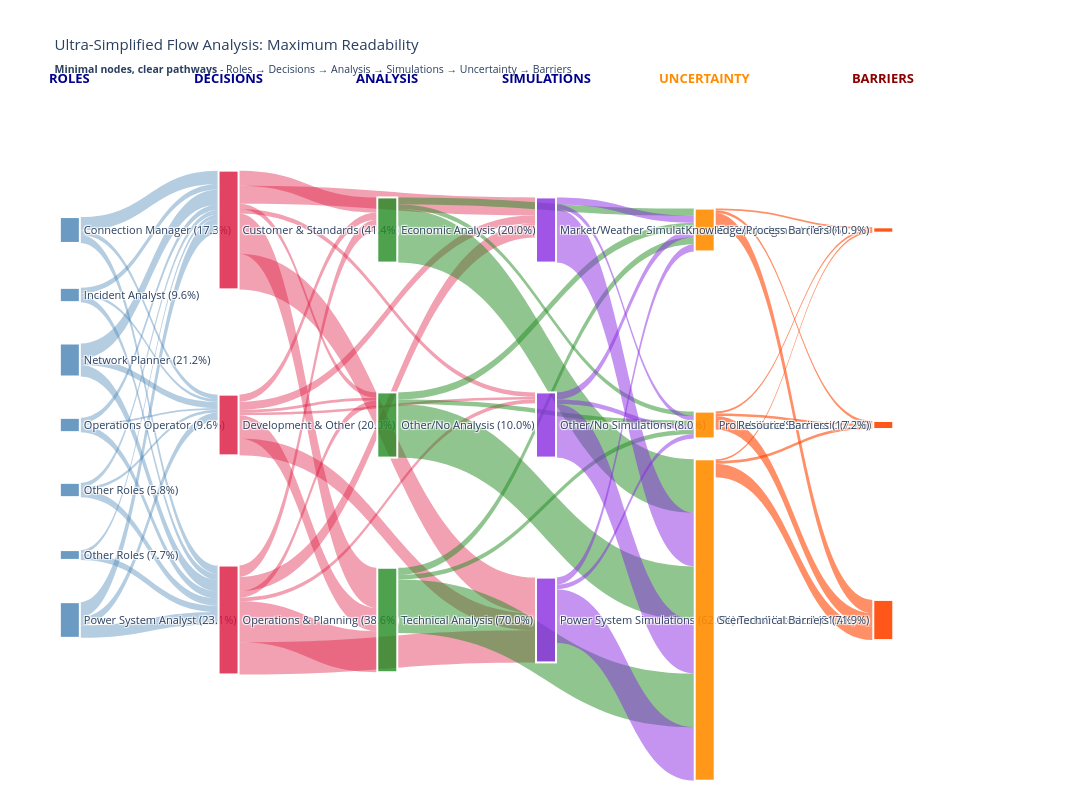
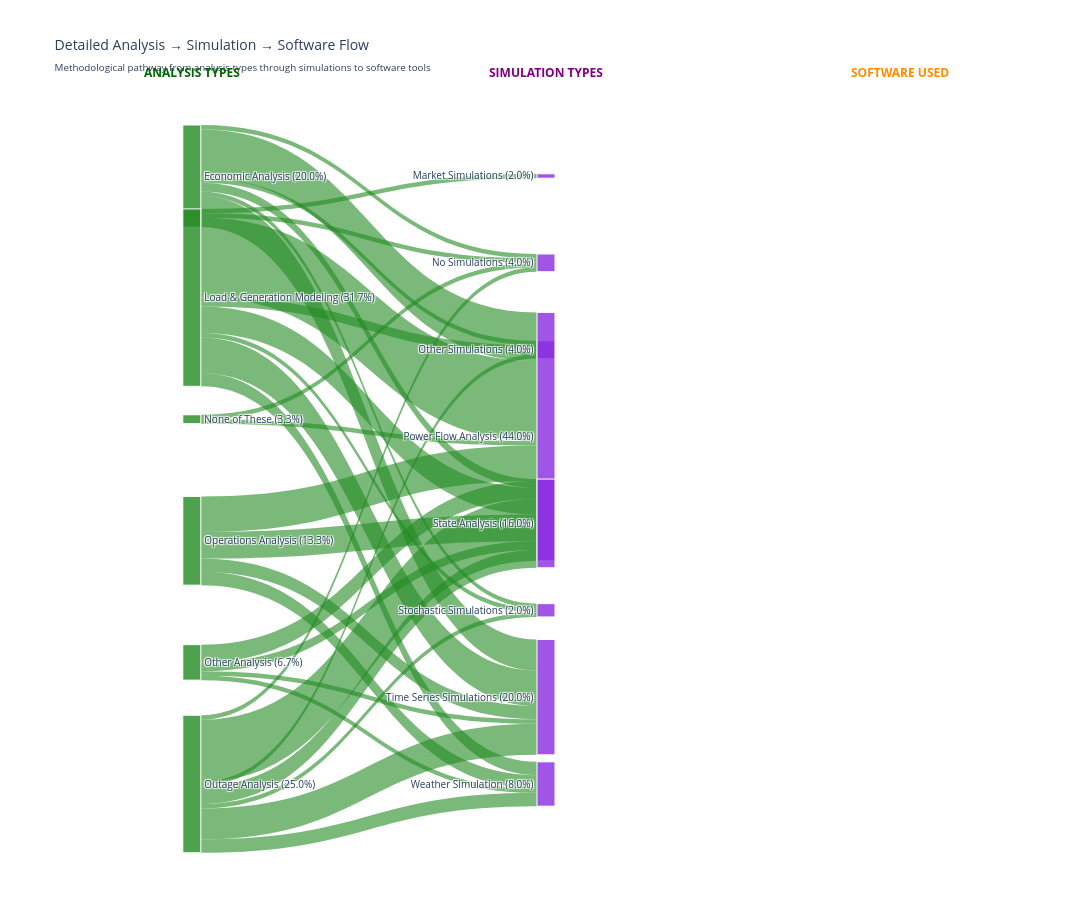

Notebook code for these charts, in order:
### Code cell
# 1. Create the ultra-simplified main Sankey
print("🎯 Creating Ultra-Simplified Main Sankey...")
ultra_simplified_flow_data = create_ultra_simplified_flow_data(
    df_enhanced, ROLE_MAPPINGS, DECISION_MAPPINGS, ANALYSIS_MAPPINGS, 
    SIMULATION_MAPPINGS, UNCERTAINTY_GROUP_MAP, BARRIERS_MAPPINGS
)

ultra_nodes, ultra_colors, ultra_positions = create_ultra_simplified_node_structure(ultra_simplified_flow_data)

# Build ultra-simplified Sankey
ultra_fig = go.Figure(data=[go.Sankey(
    node=dict(
        pad=40,  # Maximum padding for readability
        thickness=20,
        line=dict(color="white", width=2),
        label=ultra_nodes,
        color=ultra_colors,
        x=ultra_positions['x'],
        y=ultra_positions['y']
    ),
    link=dict(
        source=[ultra_nodes.index(flow['source']) for flow in ultra_simplified_flow_data if flow['source'] in ultra_nodes and flow['target'] in ultra_nodes],
        target=[ultra_nodes.index(flow['target']) for flow in ultra_simplified_flow_data if flow['source'] in ultra_nodes and flow['target'] in ultra_nodes],
        value=[flow['value'] for flow in ultra_simplified_flow_data if flow['source'] in ultra_nodes and flow['target'] in ultra_nodes],
        color=['rgba(70, 130, 180, 0.4)' if flow['flow_type'] == 'role_decision'
               else 'rgba(220, 20, 60, 0.4)' if flow['flow_type'] in ['decision_analysis', 'decision_simulation']
               else 'rgba(34, 139, 34, 0.5)' if flow['flow_type'] == 'analysis_uncertainty'
               else 'rgba(138, 43, 226, 0.5)' if flow['flow_type'] == 'simulation_uncertainty'
               else 'rgba(255, 69, 0, 0.6)' if flow['flow_type'] == 'uncertainty_barriers'
               else 'rgba(128, 128, 128, 0.4)'
               for flow in ultra_simplified_flow_data if flow['source'] in ultra_nodes and flow['target'] in ultra_nodes]
    )
)])

ultra_fig.update_layout(
    title_text="Ultra-Simplified Flow Analysis: Maximum Readability<br>" +
              "<sub><b>Minimal nodes, clear pathways</b> - Roles → Decisions → Analysis → Simulations → Uncertainty → Barriers</sub>",
    font_size=11,
    height=800,
    width=1600,
    margin=dict(l=50, r=50, t=100, b=50),
    annotations=[
        dict(x=0.02, y=1.05, text="<b>ROLES</b>", showarrow=False, 
             font=dict(size=13, color='darkblue'), xanchor='center'),
        dict(x=0.18, y=1.05, text="<b>DECISIONS</b>", showarrow=False,
             font=dict(size=13, color='darkblue'), xanchor='center'),
        dict(x=0.34, y=1.05, text="<b>ANALYSIS</b>", showarrow=False,
             font=dict(size=13, color='darkblue'), xanchor='center'),
        dict(x=0.50, y=1.05, text="<b>SIMULATIONS</b>", showarrow=False,
             font=dict(size=13, color='darkblue'), xanchor='center'),
        dict(x=0.66, y=1.05, text="<b>UNCERTAINTY</b>", showarrow=False,
             font=dict(size=13, color='darkorange'), xanchor='center'),
        dict(x=0.84, y=1.05, text="<b>BARRIERS</b>", showarrow=False,
             font=dict(size=13, color='darkred'), xanchor='center')
    ],
    plot_bgcolor='white'
)

ultra_fig.show()

print("✅ Ultra-simplified main Sankey rendered")
print(f"✅ Created {len(ultra_simplified_flow_data)} flows with minimal complexity")

# 2. Create the detailed Analysis → Simulation → Software Sankey
print("\n🔍 Creating Detailed Analysis → Simulation → Software Sankey...")
detailed_software_flow_data = create_analysis_simulation_software_sankey(
    df_enhanced, ANALYSIS_MAPPINGS, SIMULATION_MAPPINGS
)

detailed_software_nodes, detailed_software_colors, detailed_software_positions = create_analysis_simulation_software_node_structure(detailed_software_flow_data)

# Build detailed software Sankey
software_fig = go.Figure(data=[go.Sankey(
    node=dict(
        pad=30,
        thickness=18,
        line=dict(color="white", width=1),
        label=detailed_software_nodes,
        color=detailed_software_colors,
        x=detailed_software_positions['x'],
        y=detailed_software_positions['y']
    ),
    link=dict(
        source=[detailed_software_nodes.index(flow['source']) for flow in detailed_software_flow_data if flow['source'] in detailed_software_nodes and flow['target'] in detailed_software_nodes],
        target=[detailed_software_nodes.index(flow['target']) for flow in detailed_software_flow_data if flow['source'] in detailed_software_nodes and flow['target'] in detailed_software_nodes],
        value=[flow['value'] for flow in detailed_software_flow_data if flow['source'] in detailed_software_nodes and flow['target'] in detailed_software_nodes],
        color=['rgba(34, 139, 34, 0.6)' if flow['flow_type'] == 'analysis_simulation'
               else 'rgba(255, 165, 0, 0.6)' if flow['flow_type'] == 'simulation_software'
               else 'rgba(128, 128, 128, 0.5)'
               for flow in detailed_software_flow_data if flow['source'] in detailed_software_nodes and flow['target'] in detailed_software_nodes]
    )
)])

software_fig.update_layout(
    title_text="Detailed Analysis → Simulation → Software Flow<br>" +
              "<sub>Methodological pathway from analysis types through simulations to software tools</sub>",
    font_size=10,
    height=900,
    width=1200,
    margin=dict(l=40, r=40, t=100, b=40),
    annotations=[
        dict(x=0.15, y=1.05, text="<b>ANALYSIS TYPES</b>", showarrow=False,
             font=dict(size=12, color='darkgreen'), xanchor='center'),
        dict(x=0.50, y=1.05, text="<b>SIMULATION TYPES</b>", showarrow=False,
             font=dict(size=12, color='purple'), xanchor='center'),
        dict(x=0.85, y=1.05, text="<b>SOFTWARE USED</b>", showarrow=False,
             font=dict(size=12, color='darkorange'), xanchor='center')
    ],
    plot_bgcolor='rgba(248, 248, 248, 0.8)'
)

software_fig.show()

print("✅ Detailed Analysis → Simulation → Software Sankey rendered")
print(f"✅ Created {len(detailed_software_flow_data)} flows showing methodological pathways")

### Figure 1 — Plotly figure (JSON) as saved in the notebook; plotly's stock layout.template omitted (floating-point values rounded to 4 significant figures)
{"data": [{"link": {"color": ["rgba(70, 130, 180, 0.4)", "rgba(70, 130, 180, 0.4)", "rgba(70, 130, 180, 0.4)", "rgba(70, 130, 180, 0.4)", "rgba(70, 130, 180, 0.4)", "rgba(70, 130, 180, 0.4)", "rgba(70, 130, 180, 0.4)", "rgba(70, 130, 180, 0.4)", "rgba(70, 130, 180, 0.4)", "rgba(70, 130, 180, 0.4)", "rgba(70, 130, 180, 0.4)", "rgba(70, 130, 180, 0.4)", "rgba(70, 130, 180, 0.4)", "rgba(70, 130, 180, 0.4)", "rgba(70, 130, 180, 0.4)", "rgba(70, 130, 180, 0.4)", "rgba(70, 130, 180, 0.4)", "rgba(70, 130, 180, 0.4)", "rgba(70, 130, 180, 0.4)", "rgba(70, 130, 180, 0.4)", "rgba(70, 130, 180, 0.4)", "rgba(70, 130, 180, 0.4)", "rgba(220, 20, 60, 0.4)", "rgba(220, 20, 60, 0.4)", "rgba(220, 20, 60, 0.4)", "rgba(220, 20, 60, 0.4)", "rgba(220, 20, 60, 0.4)", "rgba(220, 20, 60, 0.4)", "rgba(220, 20, 60, 0.4)", "rgba(220, 20, 60, 0.4)", "rgba(220, 20, 60, 0.4)", "rgba(220, 20, 60, 0.4)", "rgba(220, 20, 60, 0.4)", "rgba(220, 20, 60, 0.4)", "rgba(220, 20, 60, 0.4)", "rgba(220, 20, 60, 0.4)", "rgba(220, 20, 60, 0.4)", "rgba(220, 20, 60, 0.4)", "rgba(220, 20, 60, 0.4)", "rgba(220, 20, 60, 0.4)", "rgba(34, 139, 34, 0.5)", "rgba(34, 139, 34, 0.5)", "rgba(34, 139, 34, 0.5)", "rgba(34, 139, 34, 0.5)", "rgba(34, 139, 34, 0.5)", "rgba(34, 139, 34, 0.5)", "rgba(34, 139, 34, 0.5)", "rgba(34, 139, 34, 0.5)", "rgba(34, 139, 34, 0.5)", "rgba(138, 43, 226, 0.5)", "rgba(138, 43, 226, 0.5)", "rgba(138, 43, 226, 0.5)", "rgba(138, 43, 226, 0.5)", "rgba(138, 43, 226, 0.5)", "rgba(138, 43, 226, 0.5)", "rgba(138, 43, 226, 0.5)", "rgba(138, 43, 226, 0.5)", "rgba(138, 43, 226, 0.5)", "rgba(255, 69, 0, 0.6)", "rgba(255, 69, 0, 0.6)", "rgba(255, 69, 0, 0.6)", "rgba(255, 69, 0, 0.6)", "rgba(255, 69, 0, 0.6)", "rgba(255, 69, 0, 0.6)", "rgba(255, 69, 0, 0.6)", "rgba(255, 69, 0, 0.6)", "rgba(255, 69, 0, 0.6)"], "source": [6, 6, 6, 2, 2, 2, 0, 0, 0, 4, 4, 5, 5, 3, 3, 3, 1, 1, 1, 4, 4, 4, 9, 9, 9, 7, 7, 7, 8, 8, 8, 9, 9, 9, 7, 7, 7, 8, 8, 8, 12, 12, 12, 10, 10, 10, 11, 11, 11, 15, 15, 15, 13, 13, 13, 14, 14, 14, 17, 17, 17, 18, 18, 18, 16, 16, 16], "target": [9, 7, 8, 9, 7, 8, 9, 7, 8, 9, 7, 9, 7, 9, 7, 8, 9, 7, 8, 9, 7, 8, 12, 10, 11, 12, 10, 11, 12, 10, 11, 15, 13, 14, 15, 13, 14, 15, 13, 14, 17, 18, 16, 17, 18, 16, 17, 18, 16, 17, 18, 16, 17, 18, 16, 17, 18, 16, 21, 20, 19, 21, 20, 19, 21, 20, 19], "value": [14, 17, 9, 13, 17, 7, 9, 15, 5, 6, 3, 7, 4, 8, 6, 2, 7, 6, 3, 2, 2, 3, 46, 13, 7, 45, 17, 6, 26, 8, 3, 36, 16, 4, 40, 20, 5, 19, 9, 3, 5, 60, 8, 5, 60, 8, 5, 60, 8, 5, 60, 8, 5, 60, 8, 5, 60, 8, 15, 3, 2, 15, 3, 2, 15, 3, 2]}, "node": {"color": ["rgba(70, 130, 180, 0.8)", "rgba(70, 130, 180, 0.8)", "rgba(70, 130, 180, 0.8)", "rgba(70, 130, 180, 0.8)", "rgba(70, 130, 180, 0.8)", "rgba(70, 130, 180, 0.8)", "rgba(70, 130, 180, 0.8)", "rgba(220, 20, 60, 0.8)", "rgba(220, 20, 60, 0.8)", "rgba(220, 20, 60, 0.8)", "rgba(34, 139, 34, 0.8)", "rgba(34, 139, 34, 0.8)", "rgba(34, 139, 34, 0.8)", "rgba(138, 43, 226, 0.8)", "rgba(138, 43, 226, 0.8)", "rgba(138, 43, 226, 0.8)", "rgba(255, 140, 0, 0.9)", "rgba(255, 140, 0, 0.9)", "rgba(255, 140, 0, 0.9)", "rgba(255, 69, 0, 0.9)", "rgba(255, 69, 0, 0.9)", "rgba(255, 69, 0, 0.9)"], "label": ["Connection Manager\n(17.3%)", "Incident Analyst\n(9.6%)", "Network Planner\n(21.2%)", "Operations Operator\n(9.6%)", "Other Roles\n(5.8%)", "Other Roles\n(7.7%)", "Power System Analyst\n(23.1%)", "Customer & Standards\n(41.4%)", "Development & Other\n(20.0%)", "Operations & Planning\n(38.6%)", "Economic Analysis\n(20.0%)", "Other/No Analysis\n(10.0%)", "Technical Analysis\n(70.0%)", "Market/Weather Simulations\n(30.0%)", "Other/No Simulations\n(8.0%)", "Power System Simulations\n(62.0%)", "Expert Judgment\n(10.9%)", "Probabilistic/Stochastic\n(7.7%)", "Scenario/Historical\n(81.4%)", "Knowledge/Process Barriers\n(10.9%)", "Resource Barriers\n(17.2%)", "Technical Barriers\n(71.9%)"], "line": {"color": "white", "width": 2}, "pad": 40, "thickness": 20, "x": [0.02, 0.02, 0.02, 0.02, 0.02, 0.02, 0.02, 0.18, 0.18, 0.18, 0.34, 0.34, 0.34, 0.5, 0.5, 0.5, 0.66, 0.66, 0.66, 0.84, 0.84, 0.84], "y": [0.2, 0.3, 0.4, 0.5, 0.6, 0.7, 0.8, 0.2, 0.5, 0.8, 0.2, 0.5, 0.8, 0.2, 0.5, 0.8, 0.2, 0.5, 0.8, 0.2, 0.5, 0.8]}, "type": "sankey"}], "layout": {"annotations": [{"font": {"color": "darkblue", "size": 13}, "showarrow": false, "text": "<b>ROLES</b>", "x": 0.02, "xanchor": "center", "y": 1.05}, {"font": {"color": "darkblue", "size": 13}, "showarrow": false, "text": "<b>DECISIONS</b>", "x": 0.18, "xanchor": "center", "y": 1.05}, {"font": {"color": "darkblue", "size": 13}, "showarrow": false, "text": "<b>ANALYSIS</b>", "x": 0.34, "xanchor": "center", "y": 1.05}, {"font": {"color": "darkblue", "size": 13}, "showarrow": false, "text": "<b>SIMULATIONS</b>", "x": 0.5, "xanchor": "center", "y": 1.05}, {"font": {"color": "darkorange", "size": 13}, "showarrow": false, "text": "<b>UNCERTAINTY</b>", "x": 0.66, "xanchor": "center", "y": 1.05}, {"font": {"color": "darkred", "size": 13}, "showarrow": false, "text": "<b>BARRIERS</b>", "x": 0.84, "xanchor": "center", "y": 1.05}], "font": {"size": 11}, "height": 800, "margin": {"b": 50, "l": 50, "r": 50, "t": 100}, "plot_bgcolor": "white", "title": {"text": "Ultra-Simplified Flow Analysis: Maximum Readability<br><sub><b>Minimal nodes, clear pathways</b> - Roles → Decisions → Analysis → Simulations → Uncertainty → Barriers</sub>"}, "width": 1600}}

### Figure 2 — Plotly figure (JSON) as saved in the notebook; plotly's stock layout.template omitted (floating-point values rounded to 4 significant figures)
{"data": [{"link": {"color": ["rgba(34, 139, 34, 0.6)", "rgba(34, 139, 34, 0.6)", "rgba(34, 139, 34, 0.6)", "rgba(34, 139, 34, 0.6)", "rgba(34, 139, 34, 0.6)", "rgba(34, 139, 34, 0.6)", "rgba(34, 139, 34, 0.6)", "rgba(34, 139, 34, 0.6)", "rgba(34, 139, 34, 0.6)", "rgba(34, 139, 34, 0.6)", "rgba(34, 139, 34, 0.6)", "rgba(34, 139, 34, 0.6)", "rgba(34, 139, 34, 0.6)", "rgba(34, 139, 34, 0.6)", "rgba(34, 139, 34, 0.6)", "rgba(34, 139, 34, 0.6)", "rgba(34, 139, 34, 0.6)", "rgba(34, 139, 34, 0.6)", "rgba(34, 139, 34, 0.6)", "rgba(34, 139, 34, 0.6)", "rgba(34, 139, 34, 0.6)", "rgba(34, 139, 34, 0.6)", "rgba(34, 139, 34, 0.6)", "rgba(34, 139, 34, 0.6)", "rgba(34, 139, 34, 0.6)", "rgba(34, 139, 34, 0.6)", "rgba(34, 139, 34, 0.6)", "rgba(34, 139, 34, 0.6)", "rgba(34, 139, 34, 0.6)", "rgba(34, 139, 34, 0.6)", "rgba(34, 139, 34, 0.6)"], "source": [5, 5, 5, 5, 5, 5, 5, 3, 3, 3, 3, 1, 1, 1, 1, 1, 1, 1, 1, 0, 0, 0, 0, 0, 0, 4, 4, 4, 4, 2, 2], "target": [9, 10, 11, 13, 12, 8, 7, 9, 10, 13, 12, 9, 10, 11, 13, 6, 12, 8, 7, 9, 10, 11, 12, 8, 7, 9, 10, 13, 12, 9, 7], "value": [14, 4, 1, 3, 7, 1, 1, 8, 6, 3, 3, 18, 6, 1, 3, 1, 8, 2, 1, 11, 2, 1, 7, 1, 1, 4, 2, 1, 1, 1, 1]}, "node": {"color": ["rgba(34, 139, 34, 0.8)", "rgba(34, 139, 34, 0.8)", "rgba(34, 139, 34, 0.8)", "rgba(34, 139, 34, 0.8)", "rgba(34, 139, 34, 0.8)", "rgba(34, 139, 34, 0.8)", "rgba(138, 43, 226, 0.8)", "rgba(138, 43, 226, 0.8)", "rgba(138, 43, 226, 0.8)", "rgba(138, 43, 226, 0.8)", "rgba(138, 43, 226, 0.8)", "rgba(138, 43, 226, 0.8)", "rgba(138, 43, 226, 0.8)", "rgba(138, 43, 226, 0.8)"], "label": ["Economic Analysis\n(20.0%)", "Load & Generation Modeling\n(31.7%)", "None of These\n(3.3%)", "Operations Analysis\n(13.3%)", "Other Analysis\n(6.7%)", "Outage Analysis\n(25.0%)", "Market Simulations\n(2.0%)", "No Simulations\n(4.0%)", "Other Simulations\n(4.0%)", "Power Flow Analysis\n(44.0%)", "State Analysis\n(16.0%)", "Stochastic Simulations\n(2.0%)", "Time Series Simulations\n(20.0%)", "Weather Simulation\n(8.0%)"], "line": {"color": "white", "width": 1}, "pad": 30, "thickness": 18, "x": [0.15, 0.15, 0.15, 0.15, 0.15, 0.15, 0.5, 0.5, 0.5, 0.5, 0.5, 0.5, 0.5, 0.5], "y": [0.1, 0.26, 0.42, 0.58, 0.74, 0.9, 0.1, 0.2143, 0.3286, 0.4429, 0.5571, 0.6714, 0.7857, 0.9]}, "type": "sankey"}], "layout": {"annotations": [{"font": {"color": "darkgreen", "size": 12}, "showarrow": false, "text": "<b>ANALYSIS TYPES</b>", "x": 0.15, "xanchor": "center", "y": 1.05}, {"font": {"color": "purple", "size": 12}, "showarrow": false, "text": "<b>SIMULATION TYPES</b>", "x": 0.5, "xanchor": "center", "y": 1.05}, {"font": {"color": "darkorange", "size": 12}, "showarrow": false, "text": "<b>SOFTWARE USED</b>", "x": 0.85, "xanchor": "center", "y": 1.05}], "font": {"size": 10}, "height": 900, "margin": {"b": 40, "l": 40, "r": 40, "t": 100}, "plot_bgcolor": "rgba(248, 248, 248, 0.8)", "title": {"text": "Detailed Analysis → Simulation → Software Flow<br><sub>Methodological pathway from analysis types through simulations to software tools</sub>"}, "width": 1200}}
